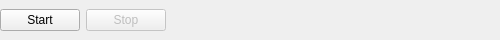
<?xml version="1.0" encoding="UTF-8"?>
<ui version="4.0">
 <class>CdsToolbar</class>
 <widget class="QWidget" name="CdsToolbar">
  <property name="windowModality">
   <enum>Qt::NonModal</enum>
  </property>
  <property name="geometry">
   <rect>
    <x>0</x>
    <y>0</y>
    <width>500</width>
    <height>40</height>
   </rect>
  </property>
  <property name="sizePolicy">
   <sizepolicy hsizetype="Preferred" vsizetype="MinimumExpanding">
    <horstretch>0</horstretch>
    <verstretch>0</verstretch>
   </sizepolicy>
  </property>
  <property name="minimumSize">
   <size>
    <width>500</width>
    <height>40</height>
   </size>
  </property>
  <property name="maximumSize">
   <size>
    <width>500</width>
    <height>40</height>
   </size>
  </property>
  <property name="windowTitle">
   <string>ToolBox</string>
  </property>
  <widget class="QWidget" name="horizontalLayoutWidget">
   <property name="geometry">
    <rect>
     <x>0</x>
     <y>0</y>
     <width>541</width>
     <height>41</height>
    </rect>
   </property>
   <layout class="QHBoxLayout" name="horizontalLayout">
    <item>
     <widget class="QPushButton" name="startButton">
      <property name="text">
       <string>Start</string>
      </property>
     </widget>
    </item>
    <item>
     <widget class="QPushButton" name="stopButton">
      <property name="enabled">
       <bool>false</bool>
      </property>
      <property name="text">
       <string>Stop</string>
      </property>
     </widget>
    </item>
    <item>
     <spacer name="horizontalSpacer">
      <property name="orientation">
       <enum>Qt::Horizontal</enum>
      </property>
      <property name="sizeHint" stdset="0">
       <size>
        <width>40</width>
        <height>20</height>
       </size>
      </property>
     </spacer>
    </item>
   </layout>
  </widget>
 </widget>
 <resources/>
 <connections/>
</ui>
